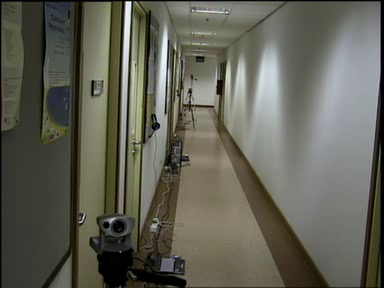
#> input picture frame 19 of footage.avi, 384 x 288 px
$ python frame_differencing.py
#> lines starting #> are read from the running program, lines starting #| are printed output that depends on the picture; after the words box and inside, x2 and y2 are one past the last pixel; in counts of white or black regions, pixels touching at a corner belong together
#Jeremiah Hsieh Multimedia Final Project Frame Differencing
# footage from https://www.youtube.com/watch?v=_5iVa8koZ7Y

#instead of comparing frame to average background, compare to previous frame and calculate differnce, assume differences == movement
# copied my background subtraction function over except that instead of using background it uses previous frame
import cv2 as cv
import numpy as np


def nothing(x):
    pass


def calculateForeground():
    # subtracting differences in each image and assuming anything different is foreground and anything not different is background
    # cap = cv.VideoCapture('footage.avi')
    cap = cv.VideoCapture('footage.avi')

    #find total # of frames in video
    total_frames = cap.get(7)
    # the following code is background subtraction main method
    #after average background is calculated subtract from video playback and assume anything left is foreground
    framecounter = 0
    # subtracted = []

    #make trackbars for slider control
    cv.namedWindow("Trackbars")
    cv.createTrackbar("binary thresh", "Trackbars", 40, 255, nothing)
    cv.createTrackbar("diff thresh", "Trackbars", 10, 120, nothing)

    ret, previous = cap.read()
#> previous is the input picture: shape (288, 384, 3); mean B, G, R 85.3, 96.9, 97.3
    # threshold for abs difference between forground and background

    while(cap.isOpened()):
        ret, current = cap.read()
        #get new values
        low = cv.getTrackbarPos("binary thresh", "Trackbars")
        diffthresh = cv.getTrackbarPos("diff thresh", "Trackbars")
        # loops video
        # if framecounter == total_frames:
        #         # reset back to begenning of video stream
        #         cap.set(1, 0)
        # framecounter += 1

        # just use ret instead since ret returns false if no input?
        if not ret:
            cap.set(cv.CAP_PROP_POS_FRAMES, 0)
            ret, current = cap.read()


        hsvP = cv.cvtColor(previous, cv.COLOR_BGR2HSV)
#> hsvP: shape (288, 384, 3); mean H, S, V 39.8, 51.4, 99.1
        hsvC = cv.cvtColor(current, cv.COLOR_BGR2HSV)
#> hsvC: shape (288, 384, 3); mean H, S, V 39.7, 51.3, 99

        # [20 lines of commented-out code are left out]
        difference = cv.absdiff(current, previous)

        ## alternatively just directly set to 0 if absolute difference is less than threshold?
        # current[np.all(abs(current - average.astype(np.uint8) < [diffthresh, diffthresh, diffthresh]), axis = 2)] = 0
        blur = cv.blur(difference,(5,5))
        # immediately threshold?
        colorthresh = cv.inRange(blur, (10, 10, 10), (255, 255, 255))
#> colorthresh: shape (288, 384); every value is 0
        # erosion and dilation functions
        # erode first to remove any smaller noise, then dilate back so that any remaining larger blobs are same size
        colorthresh = cv.erode(colorthresh, None, iterations = 2)
        colorthresh = cv.dilate(colorthresh, None, iterations = 2)


        # difference[difference < diffthresh] = 0
        # difference[np.where(().all(axis = 2))] = [0, 0, 0]
        # difference[np.all(difference[:, :, 1] < diffthresh and difference[:, :, 2] < diffthresh and difference[:, :, 3] < diffthresh)] = 0
        # all values below threshold are set to 0
        # check all 3 BGR values and they must all be below threshold simultaneously

        # difference[np.all(difference < diffthresh, axis = 2)] = 0
        difference[np.all(difference < [diffthresh, diffthresh, diffthresh], axis = 2)] = 0


        # grayscale image
        gray = cv.cvtColor(difference, cv.COLOR_BGR2GRAY)

        th = 1
        manual =  gray > th
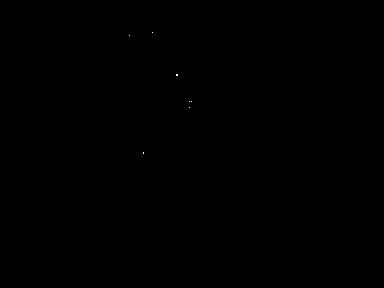
#> manual: shape (288, 384) bool; 0.01% white in thin lines or dots, all inside (x1, y1, x2, y2) = (129, 32, 192, 154)
        test = np.zeros_like(previous, np.uint8)
        test[manual] = current[manual]


        # threshold image to get mask
        ret, thresh = cv.threshold(gray, low, 255, cv.THRESH_BINARY)
#> ret = 40
        # erosion and dilation functions
        # erode first to remove any smaller noise, then dilate back so that any remaining larger blobs are same size
        thresh = cv.erode(thresh, None, iterations = 2)
        thresh = cv.dilate(thresh, None, iterations = 2)
        # apply mask to original image to get objects
        # current.copyTo(result, ~thresh)


        # #calculate canny low/high pixel values
        # high, thresh_im = cv.threshold(gray, 0, 255, cv.THRESH_BINARY + cv.THRESH_OTSU)
        # low = 0.5 * high
        # # canny edge detection
        # edge = cv.Canny(gray, low, high)

        # # inverted edge image
        # inverted = cv.bitwise_not(edge)


        # inverted threshold
        # threshinvert = cv.bitwise_not(thresh)

        # apply threshold to original image so that all non objects are removed
        final = cv.bitwise_and(current, current, mask = thresh)
#> final: shape (288, 384, 3); every value is 0


        # # draw boxes around ima1ge
        # boxes = connected(current, colorthresh)


        # output results
        cv.imshow('original', current)
        cv.imshow('final',difference)
        # [5 lines of commented-out code are left out]
        cv.imshow('color thresh', colorthresh)
        cv.imshow('testing', final)

        cv.imshow('testing', test)
        # cv.imshow('bounding boxes', boxes)


        #exit
        if cv.waitKey(5) & 0xFF == ord('q'):
#> (key q is pressed here)
          break

        previous = current


    # [15 lines of commented-out code are left out]

    cap.release()
    cv.destroyAllWindows()


#draw mask of boxes around individual objects
#basic method using connected component after thresholding
#thresholding is used to convert image to binary equivalent while connected components is used to detected edges and assume continuous edge is an object
#obvious problems - if objects have black on them then threshold will not show edge properly
#any smaller edges within objects would be considered a seperate object since it has its own connected edge
#if the colors of the objects and the background are too similar than thresholding will not find edge properly
def connected(img, thresh):
    connectivity = 4
    components, output, stats, centroids = cv.connectedComponentsWithStats(thresh, connectivity, cv.CV_32S)
    components = components - 1;
    #make empty numpy image to copy
    boxes = np.zeros((img.shape), np.uint8)
    for x in range(0, components + 1):
        #random colors to fill objects
        color = np.random.randint(255, size = 3)
        #ghetto fix
        #stats returns top left and bottom right x, y coordinates for drawing box
        #remove all boxes udner a certain size
        #or techincally speaking don't add all boxes under a certain size
        topleft = (stats[x][0], stats[x][1])
        botright = (stats[x][0] + stats[x][2], stats[x][1]+stats[x][3])
        if botright[0] - topleft[0] > 50 or botright[1] - topleft[1] > 50:
            #draw bounding box
            cv.rectangle(boxes, topleft, botright, (0, 0, 255), 2)
        boxes[output == x + 1] = color
    return boxes


def main():
    calculateForeground()


if __name__ == "__main__":
    main()
